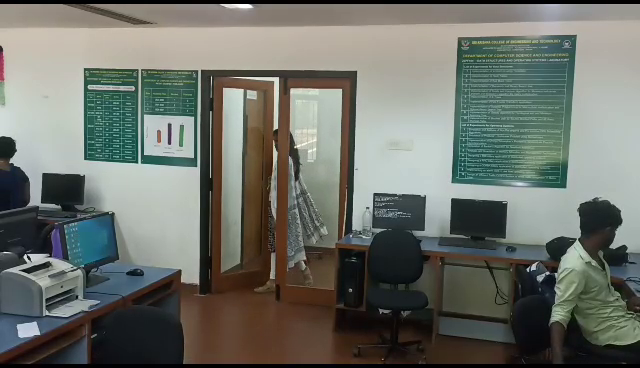
#> input picture frame 25 of face.mp4, 640 x 368 px
$ python detect.py
#> lines starting #> are read from the running program, lines starting #| are printed output that depends on the picture; after the words box and inside, x2 and y2 are one past the last pixel; in counts of white or black regions, pixels touching at a corner belong together
import cv2

# Load the Haar Cascade Classifier for face detection
face_cascade = cv2.CascadeClassifier(cv2.data.haarcascades + 'haarcascade_frontalface_default.xml')

# Open video capture (0 for webcam, "video.mp4" for a video file)
cap = cv2.VideoCapture('face.mp4')

# Dictionary to store face names
face_names = {
    0: "Harsha",
    1: "Person 2",
    # Add more names as needed
}

while cap.isOpened():
    ret, frame = cap.read()
#> frame is the input picture: shape (368, 640, 3); mean B, G, R 105.6, 112.7, 109.2
    if not ret:
        break

    # Convert frame to grayscale for detection
    gray = cv2.cvtColor(frame, cv2.COLOR_BGR2GRAY)
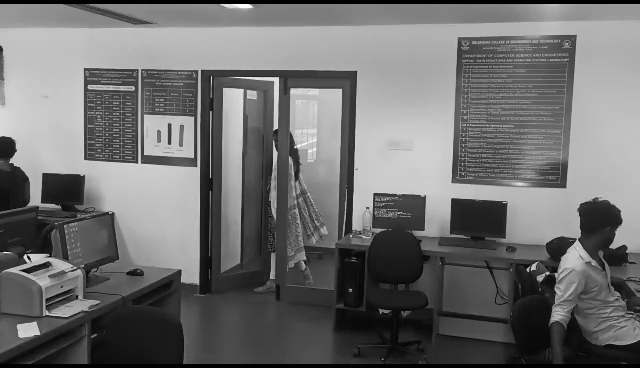
#> gray: shape (368, 640); min 0, max 255, mean 110.9

    # Detect faces
    faces = face_cascade.detectMultiScale(gray, scaleFactor=1.1, minNeighbors=5, minSize=(30, 30))
#> faces = ()

    # Draw bounding boxes around faces and add names
    for idx, (x, y, w, h) in enumerate(faces):
        cv2.rectangle(frame, (x, y), (x+w, y+h), (0, 0, 255), 2)  # Set color to red

        # Add the name to the box if available in the dictionary
        if idx in face_names:
            name = face_names[idx]
            cv2.putText(frame, name, (x, y - 10), cv2.FONT_HERSHEY_SIMPLEX, 0.9, (0, 0, 255), 2)  # Set color to red
#> this loop made 0 passes

    # Display the frame
    cv2.imshow('Object Detection', frame)

    if cv2.waitKey(1) & 0xFF == ord('q'):
#> (key q is pressed here)
        break

cap.release()
cv2.destroyAllWindows()

$ run again, starting later in the video
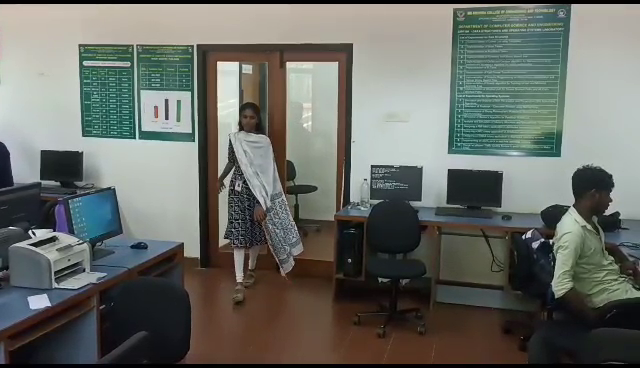
#> input picture frame 113 of face.mp4, 640 x 368 px
#> frame is the input picture: shape (368, 640, 3); mean B, G, R 102.3, 108.1, 105.2
#> `gray = cv2.cvtColor(frame, cv2.COLOR_BGR2GRAY)`:
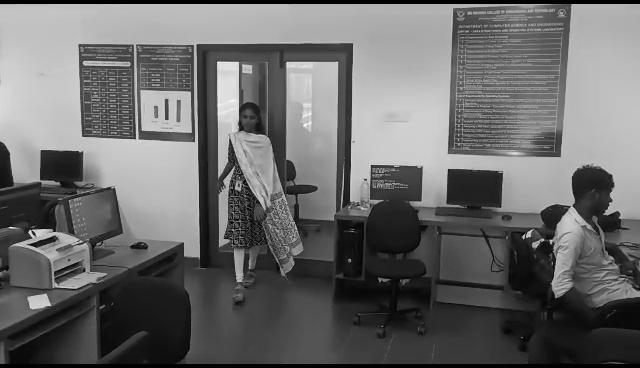
#> gray: shape (368, 640); min 0, max 255, mean 106.6
#> faces = ()

$ run again, starting later in the video
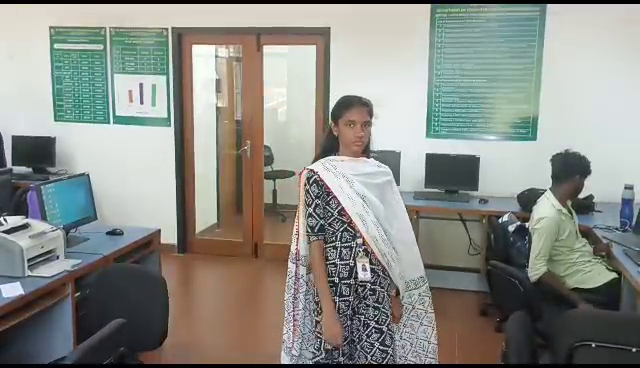
#> input picture frame 202 of face.mp4, 640 x 368 px
#> frame is the input picture: shape (368, 640, 3); mean B, G, R 135.4, 141.5, 139.5
#> `gray = cv2.cvtColor(frame, cv2.COLOR_BGR2GRAY)`:
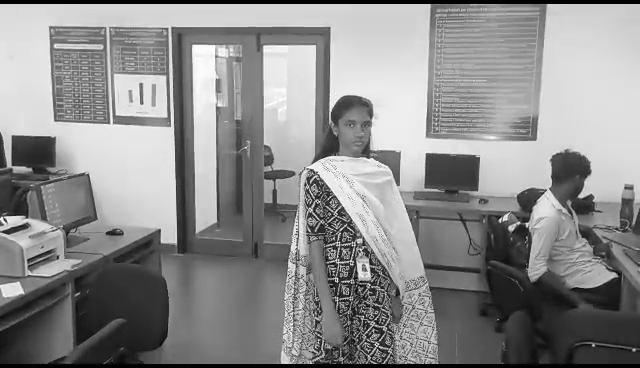
#> gray: shape (368, 640); min 0, max 255, mean 140.1
#> faces = [[336, 109, 41, 41]]
#> the loop `for idx, (x, y, w, h) in enumerate(faces):` made 1 pass
#> after the loop `for idx, (x, y, w, h) in enumerate(faces):`:
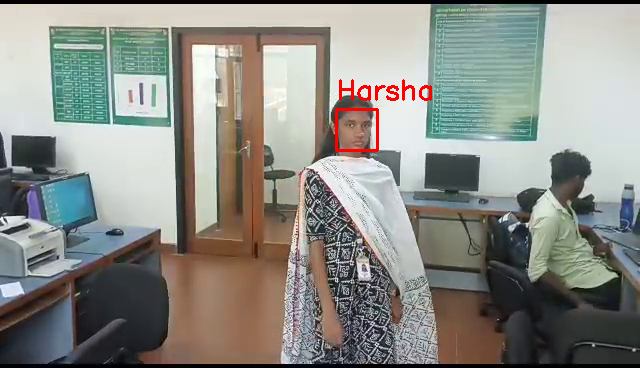
#> frame: shape (368, 640, 3); 0.51% of pixels changed, all inside (x1, y1, x2, y2) = (335, 79, 432, 152)
